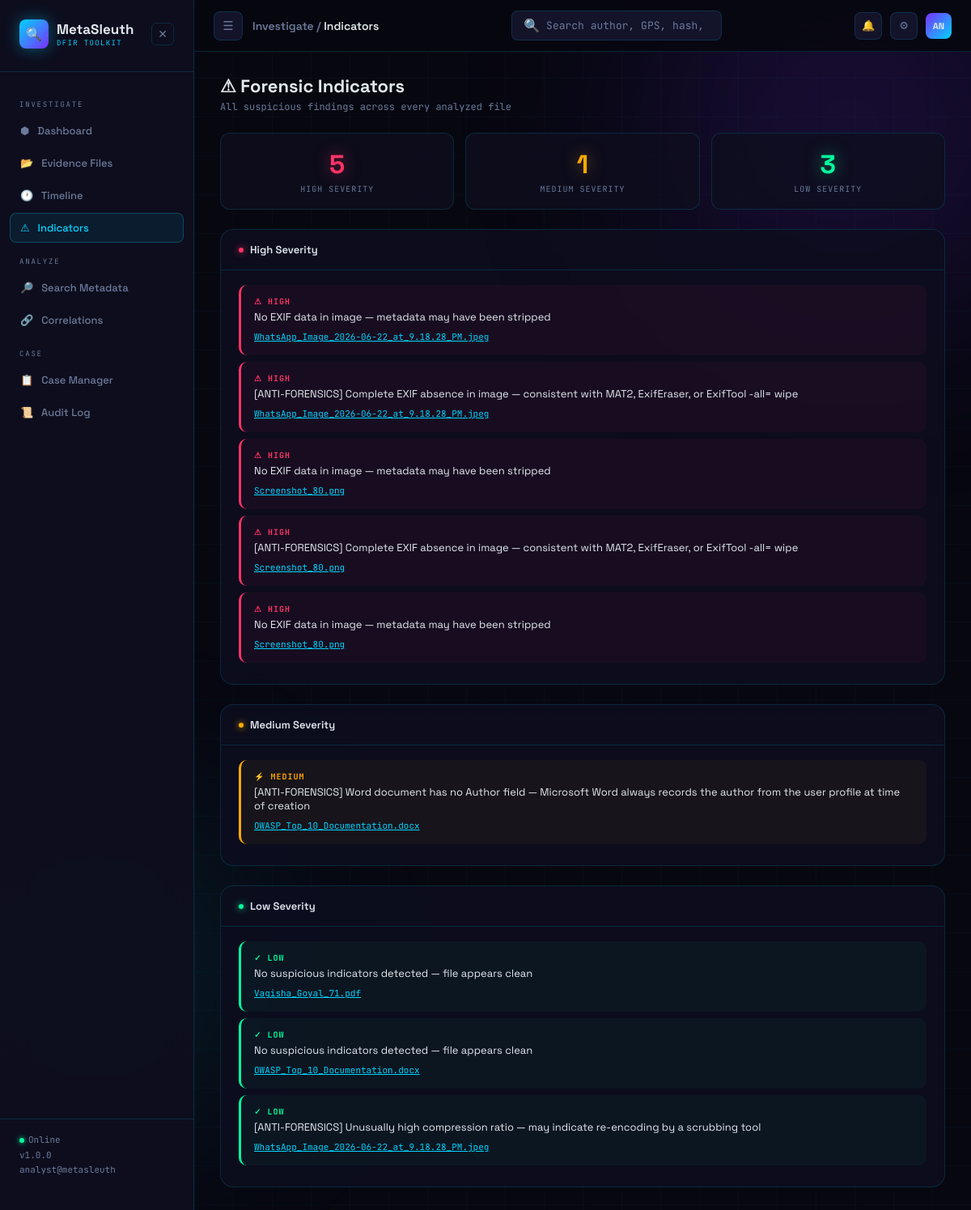
The page /indicators on the database as committed earlier.
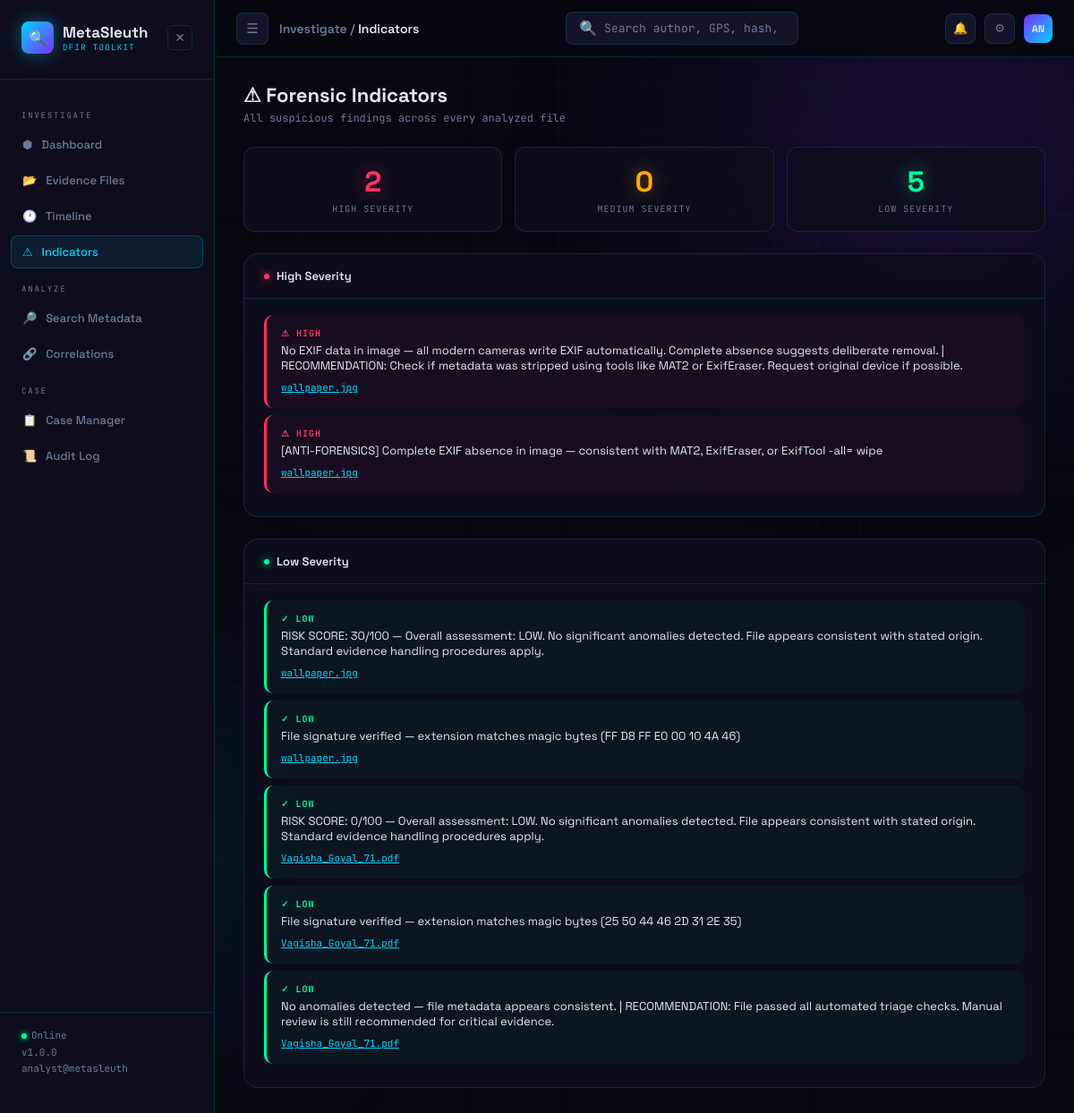
The same page on the database as committed later.
### tables this page shows
CREATE TABLE indicators (
            id          INTEGER PRIMARY KEY AUTOINCREMENT,
            file_id     INTEGER NOT NULL,
            severity    TEXT NOT NULL,
            description TEXT NOT NULL,
            FOREIGN KEY (file_id) REFERENCES files(id)
        );

CREATE TABLE files (
            id          INTEGER PRIMARY KEY AUTOINCREMENT,
            filename    TEXT NOT NULL,
            file_type   TEXT NOT NULL,
            file_size   INTEGER,
            md5         TEXT,
            sha1        TEXT,
            sha256      TEXT,
            upload_time TEXT NOT NULL,
            analyst     TEXT
        );

### app.py (the view)
@app.route('/indicators')
def indicators_page():
    conn   = get_connection()
    cursor = conn.cursor()
    cursor.execute('''
        SELECT i.severity, i.description,
               f.filename, f.id as file_id, f.file_type
        FROM indicators i
        JOIN files f ON i.file_id = f.id
        ORDER BY
            CASE i.severity
                WHEN "HIGH"   THEN 1
                WHEN "MEDIUM" THEN 2
                ELSE 3
            END,
            f.upload_time DESC
    ''')
    rows = cursor.fetchall()
    conn.close()
    indicators = [dict(r) for r in rows]
    high   = [i for i in indicators if i['severity'] == 'HIGH']
    medium = [i for i in indicators if i['severity'] == 'MEDIUM']
    low    = [i for i in indicators if i['severity'] == 'LOW']
    return render_template('indicators.html',
                           indicators=indicators,
                           high=high,
                           medium=medium,
                           low=low)

### database/db.py (called while the page is built)
def get_connection():
    conn = sqlite3.connect(DATABASE)
    conn.row_factory = sqlite3.Row
    return conn

### templates/indicators.html (shortened to what this page needs)
{% extends 'base.html' %}
{% block breadcrumb %}Investigate / <span>Indicators</span>{% endblock %}
{% block content %}
<div>
    <div class="page-title">⚠ Forensic Indicators</div>
    <div class="page-sub">All suspicious findings across every analyzed file</div>
</div>
<div class="stat-row">
    <div class="stat-card">
        <div class="stat-num" style="color:var(--alert);text-shadow:0 0 20px rgba(255,51,102,0.5)">
            {{ high | length }}
        </div>
        <div class="stat-lbl">High Severity</div>
    </div>
    <div class="stat-card">
        <div class="stat-num" style="color:var(--warn);text-shadow:0 0 20px rgba(255,170,0,0.5)">
            {{ medium | length }}
        </div>
        <div class="stat-lbl">Medium Severity</div>
    </div>
    <div class="stat-card">
        <div class="stat-num" style="color:var(--ok);text-shadow:0 0 20px rgba(0,255,157,0.5)">
            {{ low | length }}
        </div>
        <div class="stat-lbl">Low Severity</div>
    </div>
</div>
{% if high %}
<div class="panel">
    <div class="panel-head">
        <div class="panel-title"><span class="dot a"></span>High Severity</div>
    </div>
    <div class="panel-body">
        {% for ind in high %}
        <div class="ind-item HIGH">
            <div class="ind-sev HIGH">⚠ HIGH</div>
            <div class="ind-desc">{{ ind.description }}</div>
            <a class="ind-file" href="/file/{{ ind.file_id }}">{{ ind.filename }}</a>
        </div>
        {% endfor %}
    </div>
</div>
{% endif %}
{% if medium %}
<div class="panel">
    <div class="panel-head">
        <div class="panel-title"><span class="dot" style="background:var(--warn);box-shadow:0 0 8px var(--warn)"></span>Medium Severity</div>
    </div>
    <div class="panel-body">
        {% for ind in medium %}
        <div class="ind-item MEDIUM">
            <div class="ind-sev MEDIUM">⚡ MEDIUM</div>
            <div class="ind-desc">{{ ind.description }}</div>
            <a class="ind-file" href="/file/{{ ind.file_id }}">{{ ind.filename }}</a>
        </div>
        {% endfor %}
    </div>
</div>
{% endif %}
{% if low %}
<div class="panel">
    <div class="panel-head">
        <div class="panel-title"><span class="dot o"></span>Low Severity</div>
    </div>
    <div class="panel-body">
        {% for ind in low %}
        <div class="ind-item LOW">
            <div class="ind-sev LOW">✓ LOW</div>
            <div class="ind-desc">{{ ind.description }}</div>
            <a class="ind-file" href="/file/{{ ind.file_id }}">{{ ind.filename }}</a>
        </div>
        {% endfor %}
    </div>
</div>
{% endif %}
{% endblock %}

### templates/base.html (shortened to what this page needs)
<!DOCTYPE html>
<html lang="en">
<head>
</head>
<body>
    <div class="orb orb-a"></div>
    <div class="app">
        <aside class="sidebar" id="sidebar">
            <div class="logo">
                <div class="logo-icon">&#128269;</div>
                <div>
                    <div class="logo-name">MetaSleuth</div>
                    <div class="logo-sub">DFIR TOOLKIT</div>
                </div>
                <button
                    class="sidebar-close"
                    onclick="toggleSidebar()"
                    title="Collapse sidebar"
                >
                    &#10005;
                </button>
            </div>
            <nav class="nav">
                <div class="nav-label">Investigate</div>
                <a class="nav-item {% if request.path == '/' %}active{% endif %}"
                   href="/">
                    &#11042; &nbsp; Dashboard
                </a>
                <a class="nav-item {% if request.path == '/evidence' %}active{% endif %}"
                   href="/evidence">
                    &#128194; &nbsp; Evidence Files
                </a>
                <a class="nav-item {% if request.path == '/timeline' %}active{% endif %}"
                   href="/timeline">
                    &#128336; &nbsp; Timeline
                </a>
                <a class="nav-item {% if request.path == '/indicators' %}active{% endif %}"
                   href="/indicators">
                    &#9888; &nbsp; Indicators
                </a>
                <div class="nav-label">Analyze</div>
                <a class="nav-item {% if request.path == '/search' %}active{% endif %}"
                   href="/search">
                    &#128270; &nbsp; Search Metadata
                </a>
                <a class="nav-item {% if request.path == '/correlations' %}active{% endif %}"
                   href="/correlations">
                    &#128279; &nbsp; Correlations
                </a>
                <div class="nav-label">Case</div>
                <a class="nav-item {% if request.path == '/cases' %}active{% endif %}"
                   href="/cases">
                    &#128203; &nbsp; Case Manager
                </a>
                <a class="nav-item {% if request.path == '/auditlog' %}active{% endif %}"
                   href="/auditlog">
                    &#128220; &nbsp; Audit Log
                </a>
            </nav>
            <div class="sidebar-foot">
                <span class="live-dot"></span>Online<br>
                v{{ version if version else '1.0.0' }}<br>
                {{ analyst if analyst else 'analyst@metasleuth' }}
            </div>
        </aside>
        <div class="main" id="main">
            <div class="topbar">
                <div class="topbar-left">
                    <button
                        class="sidebar-toggle"
                        onclick="toggleSidebar()"
                        title="Toggle sidebar"
                    >
                        &#9776;
                    </button>
                    <div class="breadcrumb">
                        {% block breadcrumb %}Dashboard{% endblock %}
                    </div>
                </div>
                <form class="search-wrap" action="/search" method="GET">
                    <span>&#128269;</span>
                    <input
                        name="q"
                        type="text"
                        placeholder="Search author, GPS, hash, software..."
                    />
                </form>
                <div class="topbar-right">
                    <div class="icon-btn">&#128276;</div>
                    <div class="icon-btn">&#9881;</div>
                    <div class="avatar">AN</div>
                </div>
            </div>
            <div class="content">
                {% block content %}{% endblock %}
            </div>
        </div>
    </div>
</body>
</html>

Rows that differ between the two databases and show on the page:
removed indicators: description "No EXIF data in image — metadata may have been stripped", filename "WhatsApp_Image_2026-06-22_at_9.18.28_PM.jpeg"
removed indicators: description "[ANTI-FORENSICS] Complete EXIF absence in image — consistent with MAT2, ExifEraser, or ExifTool -all= wipe", filename "WhatsApp_Image_2026-06-22_at_9.18.28_PM.jpeg"
removed indicators: description "No EXIF data in image — metadata may have been stripped", filename "Screenshot_80.png"
removed indicators: description "[ANTI-FORENSICS] Complete EXIF absence in image — consistent with MAT2, ExifEraser, or ExifTool -all= wipe", filename "Screenshot_80.png"
removed indicators: description "No EXIF data in image — metadata may have been stripped", filename "Screenshot_80.png"
removed indicators: description "[ANTI-FORENSICS] Word document has no Author field — Microsoft Word always records the author from the user profile at time of creation", filename "OWASP_Top_10_Documentation.docx"
removed indicators: description "No suspicious indicators detected — file appears clean", filename "Vagisha_Goyal_71.pdf"
removed indicators: description "No suspicious indicators detected — file appears clean", filename "OWASP_Top_10_Documentation.docx"
removed indicators: description "[ANTI-FORENSICS] Unusually high compression ratio — may indicate re-encoding by a scrubbing tool", filename "WhatsApp_Image_2026-06-22_at_9.18.28_PM.jpeg"
added indicators: description "No EXIF data in image — all modern cameras write EXIF automatically. Complete absence suggests deliberate removal. | RECOMMENDATION: Check if metadata was stripped using tools like MAT2 or ExifEraser. Request original device if possible.", filename "wallpaper.jpg"
added indicators: description "[ANTI-FORENSICS] Complete EXIF absence in image — consistent with MAT2, ExifEraser, or ExifTool -all= wipe", filename "wallpaper.jpg"
added indicators: description "RISK SCORE: 30/100 — Overall assessment: LOW. No significant anomalies detected. File appears consistent with stated origin. Standard evidence handling procedures apply.", filename "wallpaper.jpg"
added indicators: description "File signature verified — extension matches magic bytes (FF D8 FF E0 00 10 4A 46)", filename "wallpaper.jpg"
added indicators: description "RISK SCORE: 0/100 — Overall assessment: LOW. No significant anomalies detected. File appears consistent with stated origin. Standard evidence handling procedures apply.", filename "Vagisha_Goyal_71.pdf"
added indicators: description "File signature verified — extension matches magic bytes (25 50 44 46 2D 31 2E 35)", filename "Vagisha_Goyal_71.pdf"
added indicators: description "No anomalies detected — file metadata appears consistent. | RECOMMENDATION: File passed all automated triage checks. Manual review is still recommended for critical evidence.", filename "Vagisha_Goyal_71.pdf"
Other text that changed with them:
{{ high | length }}: "5" → "2"
{{ medium | length }}: "1" → "0"
{{ low | length }}: "3" → "5"
text no longer shown: "Medium Severity"
